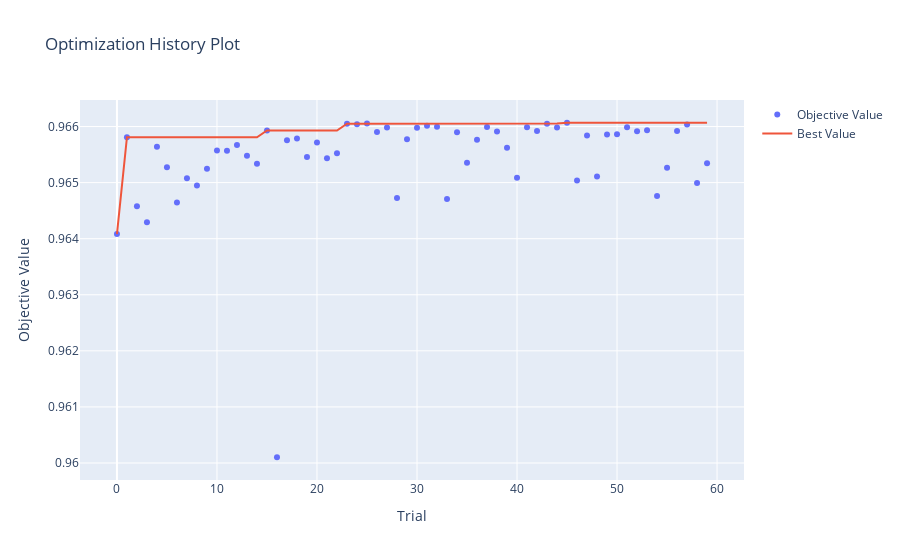

This figure's notebook cell:
### Code cell
optuna.visualization.plot_optimization_history(study_lgbm)
